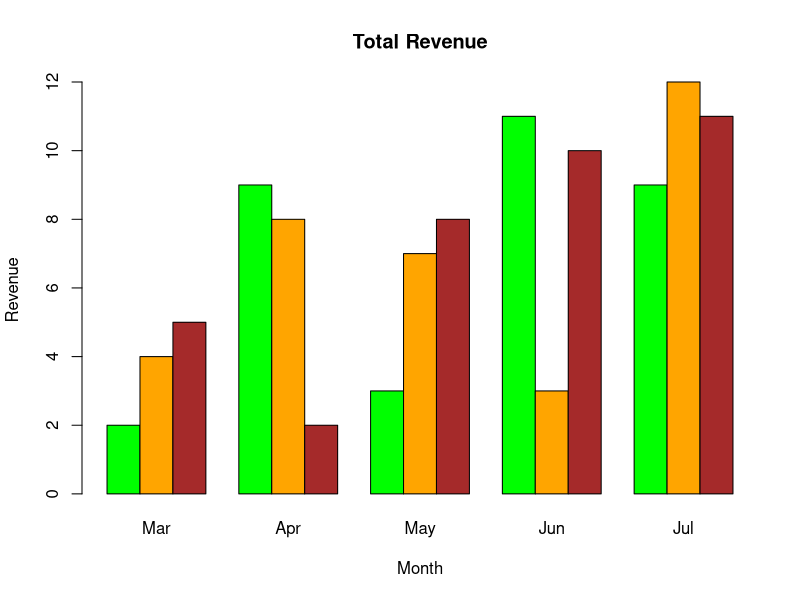
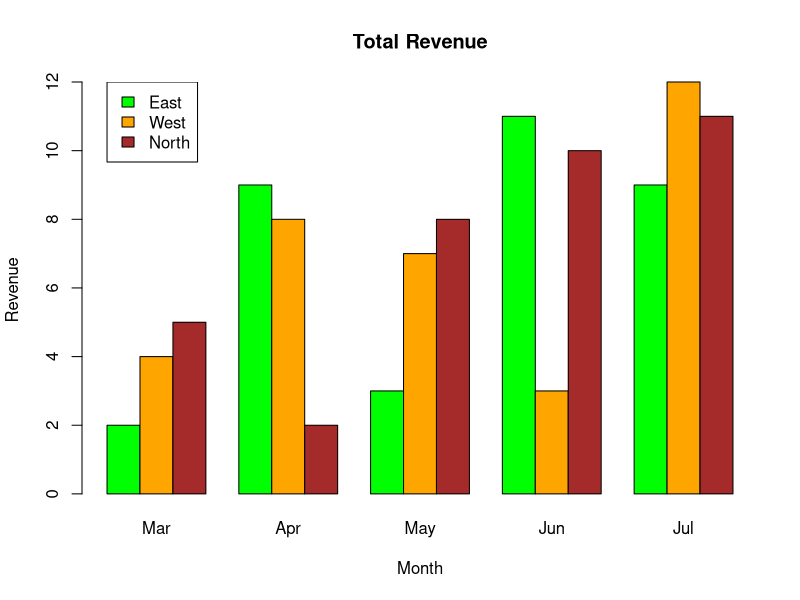
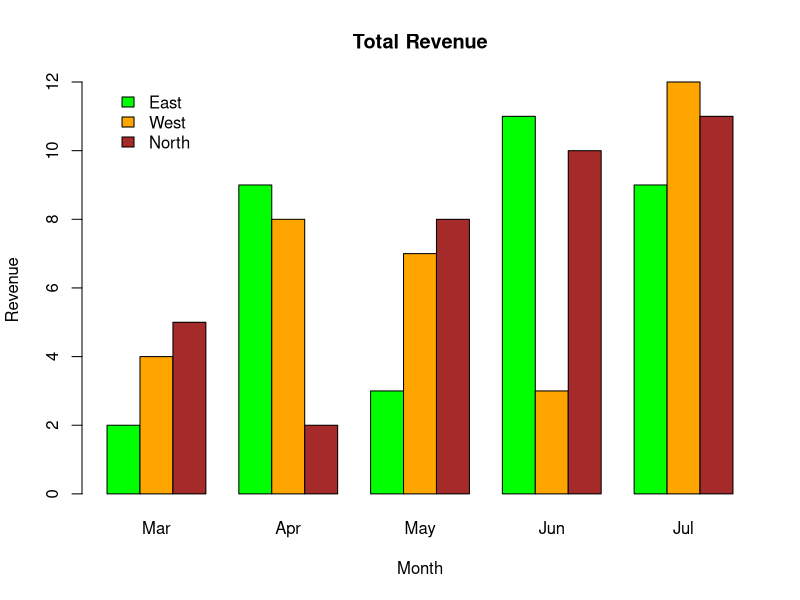

Here is the R script that generated these plots, in order:
#Add legends without border and with white background in R
"A legend is defined as an area of the graph plot describing each of the parts of the plot. The legend plot is used to show statistical data in graphical form. We can add a legend to a graph using the legend() function. In this article, we will see how to add plot legends without border and with white background in R Programming Language. 

By Default legend() function generate legend with the border as we will see further. Firstly, let's just create a normal bar graph without any legend. 

Syntax: barplot(H, xlab, ylab, main, names.arg, col)

Parameters:

H: This parameter is a vector or matrix containing numeric values which are used in bar chart.
xlab: This parameter is the label for x axis in bar chart.
ylab: This parameter is the label for y axis in bar chart.
main: This parameter is the title of the bar chart.
names.arg: This parameter is a vector of names appearing under each bar in bar chart.
col: This parameter is used to give colors to the bars in the graph.
Example:"
colors = c("green", "orange", "brown")
months <- c("Mar", "Apr", "May", "Jun", "Jul")

# Create the matrix of the values.
Values <- matrix(c(2, 9, 3, 11, 9, 4, 8, 7, 3, 12,
                   5, 2, 8, 10, 11),
                 
                 nrow = 3, ncol = 5, byrow = TRUE)

# Create the bar chart
barplot(Values, main = "Total Revenue", names.arg = months,
        xlab = "Month", ylab = "Revenue",
        col = colors, beside = TRUE)
"Now we add legends to the above graph using legend() function.

Syntax : legend(x, y, legend, fill, col, bg, lty, cex, title, text.font, bg)

Parameters :

x and y : co-ordinates to be used to position the legend
legend : Text of the legend
fill : Colors to be used to fill the boxes of legend
col : Colors of lines
bg : It defines background color for the legend box. (optional)
title : Legend title        (optional)
text.font : An integer specifying the font style of the legend (optional)
Return : Legend of Plot

Example:"
colors = c("green", "orange", "brown")
months <- c("Mar", "Apr", "May", "Jun", "Jul")
regions <- c("East", "West", "North")

# Create the matrix of the values.
Values <- matrix(c(2, 9, 3, 11, 9, 4, 8, 7, 3, 12,
                   5, 2, 8, 10, 11),
                 
                 nrow = 3, ncol = 5, byrow = TRUE)

# Create the bar chart
barplot(Values, main = "Total Revenue", names.arg = months,
        xlab = "Month", ylab = "Revenue",
        col = colors, beside = TRUE)

# Add the legend to the chart
legend(1,12, regions, cex = 1.0, fill = colors)
"You can see in the above output graph, the legend was in black border. Now we will remove the border and add white background to the plot using box.col parameter inside legend() function and set its value to white for white background.

Example:"
colors = c("green", "orange", "brown")
months <- c("Mar", "Apr", "May", "Jun", "Jul")
regions <- c("East", "West", "North")

# Create the matrix of the values.
Values <- matrix(c(2, 9, 3, 11, 9, 4, 8, 7, 3, 12,
                   5, 2, 8, 10, 11),
                 
                 nrow = 3, ncol = 5, byrow = TRUE)

# Create the bar chart
barplot(Values, main = "Total Revenue", names.arg = months,
        xlab = "Month", ylab = "Revenue",
        col = colors, beside = TRUE)

# Add the legend to the chart without border
# and with white background
legend(1,12, regions, cex = 1.0, fill = colors, box.col = "white")
